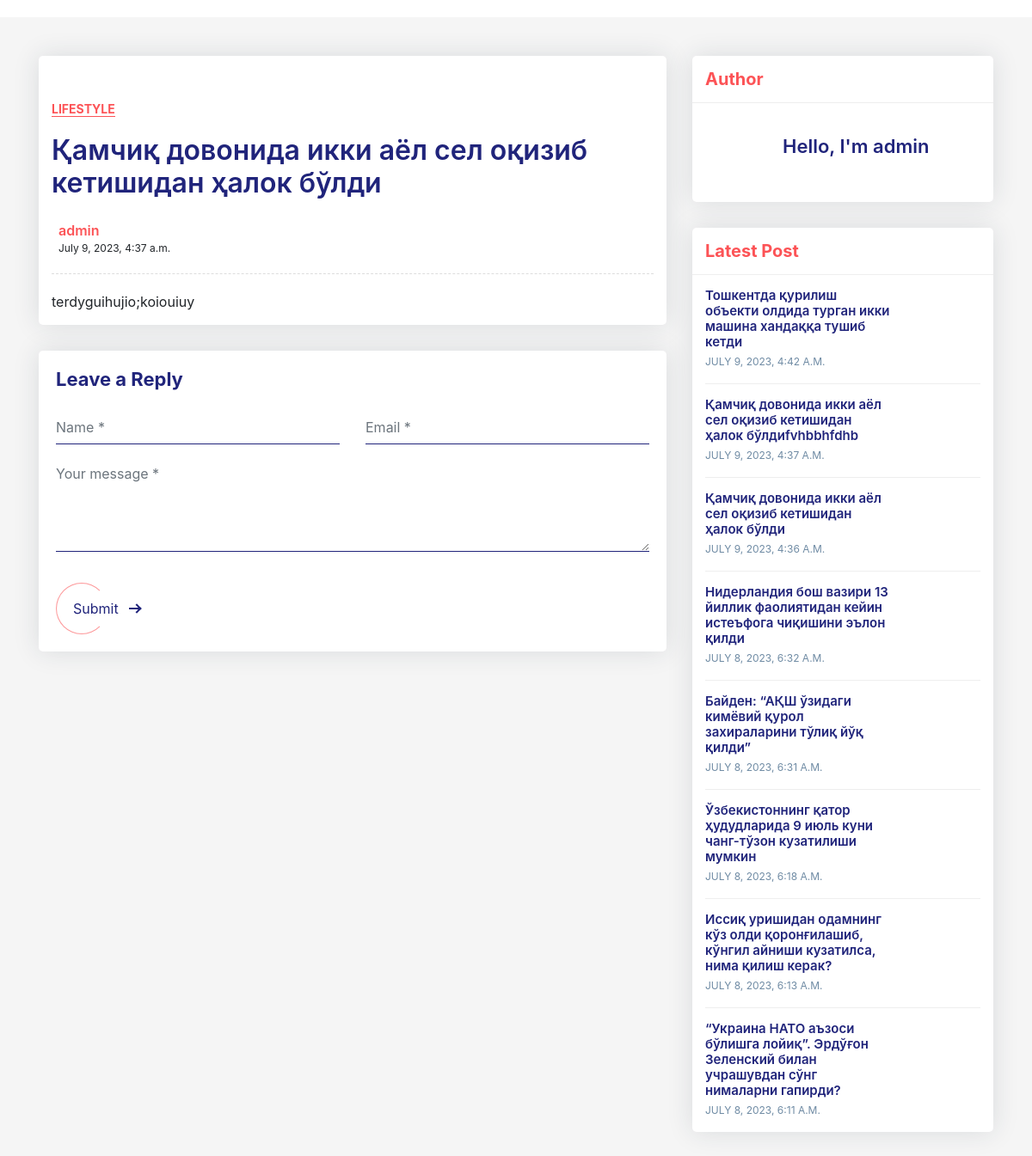
Page /post/kamchik-dovonida-ikki-aiol-sel-okizib-ketishidan-khalok-buldi-2 on the committed database.
### apps/models.py (models this page shows, shortened)
class Post(Model):
    title = CharField(max_length=255)
    description = TextField()
    image = ImageField(upload_to='post/')
    author = ForeignKey('auth.User', CASCADE)
    views = IntegerField(default=0)
    slug = SlugField(unique=True, blank=False)
    published_at = DateTimeField(auto_now_add=True)
    updated_at = DateTimeField(auto_now=True)
    def save(self, *args, **kwargs):
        if not self.slug:
            self.slug = slugify(unidecode(f"{self.title} + {time()}"))
        super().save(*args, **kwargs)
    class Meta:
        ordering = '-published_at',
        db_table = 'posts'

### apps/views.py (the view)
# urls.py: path('post/<str:slug>', detail, name='detail'),
def detail(request, slug):
    post = Post.objects.filter(slug=slug).first()
    if request.POST:
        data = request.POST
        name = data.get('Name')
        email = data.get('Email')
        text = data.get('message')
        Comment.objects.create(name=name, email=email, text=text, post=post)
    author = post.author
    author_posts = Post.objects.filter(~Q(slug=slug), author=author)
    post.views += 1
    post.save()
    return render(request, 'blog_detail.html', {'post': post, 'author_posts': author_posts})

### templates/blog_detail.html (shortened to what this page needs)
<!DOCTYPE html>
<html lang="en">
<head>
    <link href="https://cdn.jsdelivr.net/npm/bootstrap@4.4.1/dist/css/bootstrap.min.css" rel="stylesheet">
</head>
<body>
<div class="blog-single gray-bg">
    <div class="container">
        <div class="row align-items-start">
            <div class="col-lg-8 m-15px-tb">
                <article class="article">
                    <div class="article-img">
                    </div>
                    <div class="article-title">
                        <h6><a href="#">Lifestyle</a></h6>
                        <h2>{{ post.title }}</h2>
                        <div class="media">
                            <div class="media-body">
                                <label>{{ post.author.username }}</label>
                                <span>{{ post.published_at }}</span>
                            </div>
                        </div>
                    </div>
                    <div class="article-content">
                        {{ post.description }}
                    </div>
                </article>
                <div class="contact-form article-comment">
                    <h4>Leave a Reply</h4>
                    <form id="contact-form" method="POST">
                        <div class="row">
                            <div class="col-md-6">
                                <div class="form-group">
                                    <input name="Name" id="name" placeholder="Name *" class="form-control" type="text">
                                </div>
                            </div>
                            <div class="col-md-6">
                                <div class="form-group">
                                    <input name="Email" id="email" placeholder="Email *" class="form-control"
                                           type="email">
                                </div>
                            </div>
                            <div class="col-md-12">
                                <div class="form-group">
                                    <textarea name="message" id="message" placeholder="Your message *" rows="4"
                                              class="form-control"></textarea>
                                </div>
                            </div>
                            <div class="col-md-12">
                                <div class="send">
                                    <button class="px-btn theme"><span>Submit</span> <i class="arrow"></i></button>
                                </div>
                            </div>
                        </div>
                    </form>
                </div>
            </div>
            <div class="col-lg-4 m-15px-tb blog-aside">
                <div class="widget widget-author">
                    <div class="widget-title">
                        <h3>Author</h3>
                    </div>
                    <div class="widget-body">
                        <div class="media align-items-center">
                            <div class="avatar">
                            </div>
                            <div class="media-body">
                                <h6>Hello, I'm {{ post.author.username }}</h6>
                            </div>
                        </div>
                    </div>
                </div>
                <div class="widget widget-latest-post">
                    <div class="widget-title">
                        <h3>Latest Post</h3>
                    </div>
                    <div class="widget-body">
                        {% for author_post in author_posts %}
                            <div class="latest-post-aside media">
                                <div class="lpa-left media-body">
                                    <div class="lpa-title">
                                        <h5><a href="{% url 'detail' author_post.slug %}">{{ author_post.title }}</a>
                                        </h5>
                                    </div>
                                    <div class="lpa-meta">
                                        <a class="date" href="#">
                                            {{ author_post.published_at }}
                                        </a>
                                    </div>
                                </div>
                                <div class="lpa-right">
                                </div>
                            </div>
                        {% endfor %}
                    </div>
                </div>
            </div>
        </div>
    </div>
</div>
</body>
</html>

### templates/blog_detail.html (style rules this page uses)
body { margin-top: 20px; }
.gray-bg { background-color: #f5f5f5; }
.blog-aside .widget { box-shadow: 0 0 30px rgba(31, 45, 61, 0.125); border-radius: 5px; overflow: hidden; background: #ffffff; margin-top: 15px; margin-bottom: 15px; width: 100%; display: inline-block; vertical-align: top; }
.blog-aside .widget-body { padding: 15px; }
.blog-aside .widget-title { padding: 15px; border-bottom: 1px solid #eee; }
.blog-aside .widget-title h3 { font-size: 20px; font-weight: 700; color: #fc5356; margin: 0; }
.blog-aside .widget-author .media { margin-bottom: 15px; }
.blog-aside .widget-author .avatar { width: 70px; height: 70px; border-radius: 50%; overflow: hidden; }
.blog-aside .widget-author h6 { font-weight: 600; color: #20247b; font-size: 22px; margin: 0; padding-left: 20px; }
.blog-aside .latest-post-aside + .latest-post-aside { border-top: 1px solid #eee; padding-top: 15px; margin-top: 15px; }
.blog-aside .latest-post-aside .lpa-right { width: 90px; }
.blog-aside .latest-post-aside .lpa-left { padding-right: 15px; }
.blog-aside .latest-post-aside .lpa-title h5 { margin: 0; font-size: 15px; }
.blog-aside .latest-post-aside .lpa-title a { color: #20247b; font-weight: 600; }
.blog-aside .latest-post-aside .lpa-meta a { color: #6F8BA4; font-size: 12px; text-transform: uppercase; display: inline-block; margin-right: 10px; }
.blog-single { padding-top: 30px; padding-bottom: 30px; }
.article { box-shadow: 0 0 30px rgba(31, 45, 61, 0.125); border-radius: 5px; overflow: hidden; background: #ffffff; padding: 15px; margin: 15px 0 30px; }
.article .article-title { padding: 15px 0 20px; }
.article .article-title h6 { font-size: 14px; font-weight: 700; margin-bottom: 20px; }
.article .article-title h6 a { text-transform: uppercase; color: #fc5356; border-bottom: 1px solid #fc5356; }
.article .article-title h2 { color: #20247b; font-weight: 600; }
.article .article-title .media { padding-top: 15px; border-bottom: 1px dashed #ddd; padding-bottom: 20px; }
.article .article-title .media .media-body { padding-left: 8px; }
.article .article-title .media .media-body label { font-weight: 600; color: #fc5356; margin: 0; }
.article .article-title .media .media-body span { display: block; font-size: 12px; }
.article-comment { box-shadow: 0 0 30px rgba(31, 45, 61, 0.125); border-radius: 5px; overflow: hidden; background: #ffffff; padding: 20px; }
.article-comment h4 { color: #20247b; font-weight: 700; margin-bottom: 25px; font-size: 22px; }
.contact-form .form-control { border: none; border-bottom: 1px solid #20247b; background: transparent; border-radius: 0; padding-left: 0; box-shadow: none !important; }
.contact-form .send { margin-top: 20px; }
.px-btn { padding: 0 50px 0 20px; line-height: 60px; position: relative; display: inline-block; color: #20247b; background: none; border: none; }
.px-btn:before { content: ""; position: absolute; top: 0; left: 0; display: block; border-radius: 30px; background: transparent; border: 1px solid rgba(252, 83, 86, 0.6); border-right: 1px solid transparent; -moz-transition: ease all 0.35s; -o-transition: ease all 0.35s; -webkit-transition: ease all 0.35s; transition: ease all 0.35s; width: 60px; height: 60px; }
.px-btn .arrow { width: 13px; height: 2px; background: currentColor; display: inline-block; position: absolute; top: 0; bottom: 0; margin: auto; right: 25px; }
.px-btn .arrow:after { width: 8px; height: 8px; border-right: 2px solid currentColor; border-top: 2px solid currentColor; content: ""; position: absolute; top: -3px; right: 0; display: inline-block; -moz-transform: rotate(45deg); -o-transform: rotate(45deg); -ms-transform: rotate(45deg); -webkit-transform: rotate(45deg); transform: rotate(45deg); }

### rows in the picture
Post: title "Қамчиқ довонида икки аёл сел оқизиб кетишидан ҳалок бўлди", author.username "admin", published_at "July 9, 2023, 4:37 a.m.", description "terdyguihujio;koiouiuy"
Post: title "Тошкентда қурилиш объекти олдида турган икки машина хандаққа тушиб кетди", published_at "JULY 9, 2023, 4:42 A.M."
Post: title "Қамчиқ довонида икки аёл сел оқизиб кетишидан ҳалок бўлдиfvhbbhfdhb", published_at "JULY 9, 2023, 4:37 A.M."
Post: title "Қамчиқ довонида икки аёл сел оқизиб кетишидан ҳалок бўлди", published_at "JULY 9, 2023, 4:36 A.M."
Post: title "Нидерландия бош вазири 13 йиллик фаолиятидан кейин истеъфога чиқишини эълон қилди", published_at "JULY 8, 2023, 6:32 A.M."
Post: title "Байден: “АҚШ ўзидаги кимёвий қурол захираларини тўлиқ йўқ қилди”", published_at "JULY 8, 2023, 6:31 A.M."
Post: title "Ўзбекистоннинг қатор ҳудудларида 9 июль куни чанг-тўзон кузатилиши мумкин", published_at "JULY 8, 2023, 6:18 A.M."
Post: title "Иссиқ уришидан одамнинг кўз олди қоронғилашиб, кўнгил айниши кузатилса, нима қилиш керак?", published_at "JULY 8, 2023, 6:13 A.M."
Post: title "“Украина НАТО аъзоси бўлишга лойиқ”. Эрдўғон Зеленский билан учрашувдан сўнг нималарни гапирди?", published_at "JULY 8, 2023, 6:11 A.M."
